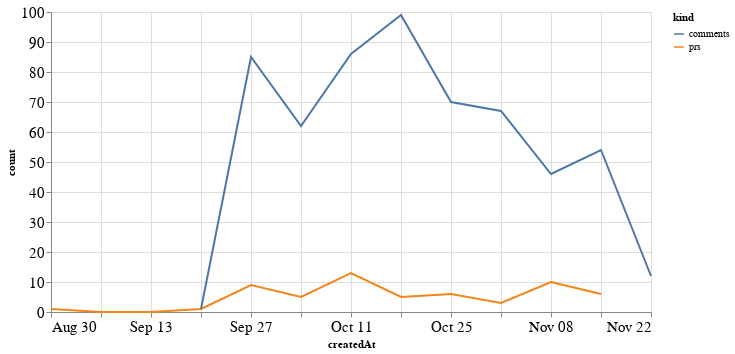

Source (notebook cell):
### Code cell
alt.Chart(total_time, width=600).mark_line().encode(
    x='createdAt',
    y='count',
    color='kind'
)

### Figure 1 — Vega-Lite specification as saved in the notebook (floating-point values rounded to 4 significant figures)
{"config": {"axisLeft": {"labelFontSize": 15}, "axisBottom": {"labelFontSize": 15}}, "data": {"name": "data-c8f36a531c9a24ee523ff2fe7f62381a"}, "mark": "line", "encoding": {"color": {"type": "nominal", "field": "kind"}, "x": {"type": "temporal", "field": "createdAt"}, "y": {"type": "quantitative", "field": "count"}}, "width": 600, "$schema": "https://vega.github.io/schema/vega-lite/v4.8.1.json", "datasets": {"data-c8f36a531c9a24ee523ff2fe7f62381a": [{"createdAt": "2020-08-30T00:00:00", "kind": "prs", "count": 1.0}, {"createdAt": "2020-09-06T00:00:00", "kind": "prs", "count": 0.0}, {"createdAt": "2020-09-13T00:00:00", "kind": "prs", "count": 0.0}, {"createdAt": "2020-09-20T00:00:00", "kind": "prs", "count": 1.0}, {"createdAt": "2020-09-27T00:00:00", "kind": "prs", "count": 9.0}, {"createdAt": "2020-10-04T00:00:00", "kind": "prs", "count": 5.0}, {"createdAt": "2020-10-11T00:00:00", "kind": "prs", "count": 13.0}, {"createdAt": "2020-10-18T00:00:00", "kind": "prs", "count": 5.0}, {"createdAt": "2020-10-25T00:00:00", "kind": "prs", "count": 6.0}, {"createdAt": "2020-11-01T00:00:00", "kind": "prs", "count": 3.0}, {"createdAt": "2020-11-08T00:00:00", "kind": "prs", "count": 10.0}, {"createdAt": "2020-11-15T00:00:00", "kind": "prs", "count": 6.0}, {"createdAt": "2020-11-22T00:00:00", "kind": "prs", "count": null}, {"createdAt": "2020-08-30T00:00:00", "kind": "comments", "count": null}, {"createdAt": "2020-09-06T00:00:00", "kind": "comments", "count": null}, {"createdAt": "2020-09-13T00:00:00", "kind": "comments", "count": null}, {"createdAt": "2020-09-20T00:00:00", "kind": "comments", "count": 1.0}, {"createdAt": "2020-09-27T00:00:00", "kind": "comments", "count": 85.0}, {"createdAt": "2020-10-04T00:00:00", "kind": "comments", "count": 62.0}, {"createdAt": "2020-10-11T00:00:00", "kind": "comments", "count": 86.0}, {"createdAt": "2020-10-18T00:00:00", "kind": "comments", "count": 99.0}, {"createdAt": "2020-10-25T00:00:00", "kind": "comments", "count": 70.0}, {"createdAt": "2020-11-01T00:00:00", "kind": "comments", "count": 67.0}, {"createdAt": "2020-11-08T00:00:00", "kind": "comments", "count": 46.0}, {"createdAt": "2020-11-15T00:00:00", "kind": "comments", "count": 54.0}, {"createdAt": "2020-11-22T00:00:00", "kind": "comments", "count": 12.0}]}}
